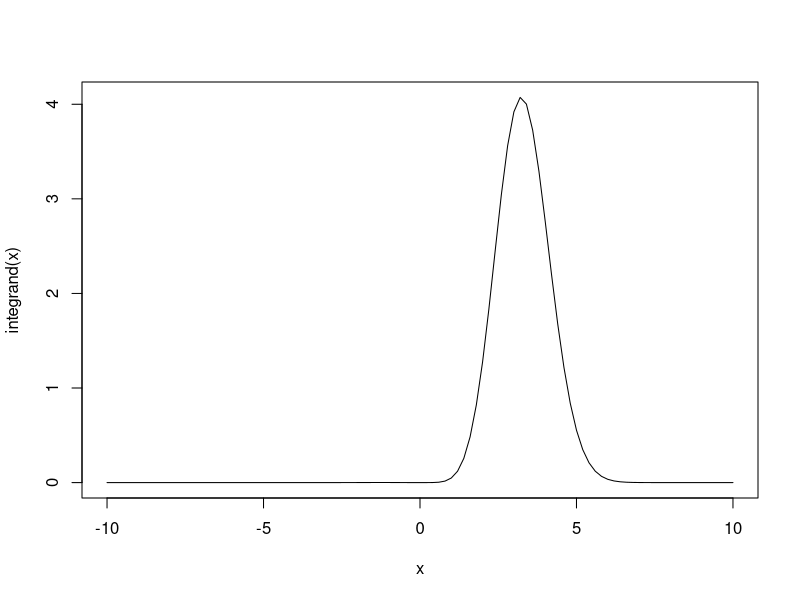
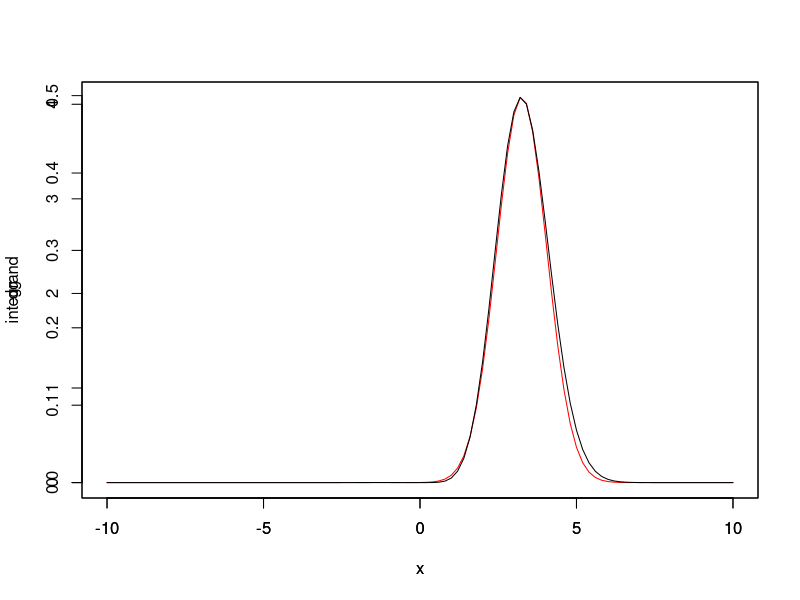

The R source for these figures, in order:
## ---- chunk 1
knitr::opts_chunk$set(echo = TRUE)
## ---- chunk 2
isAppr <- function(n, h, df, dg, rg, ...) {
  x <- rg(n, ...)
  mean( h(x) * df(x) / dg(x, ...) )
}

h <- function(x) x^2
df <- function(x) 0.2 * x^2 * dnorm(x, mean = 2, sd = 1)
rg <- function(n) rnorm(n, mean = 0, sd = 1)
dg <- function(x) dnorm(x, mean = 0, sd = 1)

mySummary <- function(nrep, n, h, df, dg, rg) {
##    browser()
    sim <- replicate(nrep, isAppr(n, h, df, dg, rg))
    return(c(mean(sim), sd(sim)))
}

appr <- mySummary(100, 1000, h, df, dg, rg)
appr <- data.frame("Mean"=appr[1], "Std"=appr[2])

size <- c(10000, 50000)
for (i in size){
   temp <- mySummary(100, i, h, df, dg, rg)
   appr <- rbind(appr,temp)
}
appr         
## ---- chunk 3
h <- function(x) x^2
df <- function(x) 0.2 *x^2 * dnorm(x, mean = 2, sd = 1)
integrand <- function(x) h(x) * df(x)

curve(integrand, from = -10, to = 10)
## ---- chunk 4
dg <- function(x) dnorm(x, mean = 3.25, sd = 0.8)

plot(dg, from = -10, to = 10, col = "red")
par(new = TRUE)
plot.function(integrand, to = 10, from = -10)
## ---- chunk 5
isAppr <- function(n, h, df, dg, rg, ...) {
  x <- rg(n, ...)
  mean( h(x) * df(x) / dg(x, ...) )
}

h <- function(x) x^2
df <- function(x) 0.2 * x^2 * dnorm(x, mean = 2, sd = 1)
rg <- function(n) rnorm(n, mean = 3.25, sd = 0.8)
dg <- function(x) dnorm(x, mean = 3.25, sd = 0.8)

mySummary <- function(nrep, n, h, df, dg, rg) {
##    browser()
    sim <- replicate(nrep, isAppr(n, h, df, dg, rg))
    return(c(mean(sim), sd(sim)))
}

appr <- mySummary(100, 1000, h, df, dg, rg)
appr <- data.frame("Mean"=appr[1], "Std"=appr[2])

size <- c(10000, 50000)
for (i in size){
   temp <- mySummary(100, i, h, df, dg, rg)
   appr <- rbind(appr,temp)
}
appr   
## ---- chunk 6
rBM <- function(n, tgrid, sigma) {
    tt <- c(0, tgrid)
    dt <- diff(tt)
    nt <- length(tgrid)
    dw <- matrix(rnorm(n * nt, sd = sigma * sqrt(dt)), n, nt, byrow = TRUE)
    t(apply(dw, 1, cumsum))
}
## ---- chunk 7
callValLognorm <- function(S0, K, mu, sigma) {
    d <- (log(S0 / K) + mu + sigma^2) / sigma
    S0 * exp(mu + 0.5 * sigma^2) * pnorm(d) - K * pnorm(d - sigma)
}
## ---- chunk 8
optValueAppr <- function(n, r, sigma, S0, K, tgrid) {
    wt <- rBM(n, tgrid, sigma)
    ## payoff of call option on arithmetic average
    nt <- length(tgrid)
    TT <- tgrid[nt]
    St <- S0 * exp((r - sigma^2 / 2) * matrix(tgrid, n, nt, byrow = TRUE) + wt)
    pAri <- pmax(rowMeans(St) - K, 0)
    vAri <- mean(pAri) 
    
    ## underlying asset price
    ST <- St[, nt]
    vAs <- vAri - cov(ST, pAri) / var(ST) * (mean(ST) - exp(r * TT) * S0)
    
    ## value of standard option
    pStd <- pmax(ST - K, 0)
    pStdTrue <- callValLognorm(S0, K, (r - 0.5 * sigma^2) * TT,
                               sigma * sqrt(TT))
    vStd <-  vAri - cov(pStd, pAri) / var(pStd) * (mean(pStd) - pStdTrue)
    ## payoff of call option on geometric average
    pGeo <- pmax(exp(rowMeans(log(St))) - K, 0)
    tbar <- mean(tgrid)
    sBar2 <- sigma^2 / nt^2 / tbar * sum( (2 * seq(nt) - 1) * rev(tgrid) )
    pGeoTrue <- callValLognorm(S0, K, (r - 0.5 * sigma^2) * tbar,
                               sqrt(sBar2 * tbar))
    vGeo <- vAri - cov(pGeo, pAri) / var(pGeo) * (mean(pGeo) - pGeoTrue)
    ## sim <- data.frame(pAri, ST, pStd, pGeo)
    ## result
    return(c(cov(ST, pAri)/(sd(ST) * sd(pAri)), cov(pStd, pAri)/(sd(pStd) * sd(pAri)), cov(pGeo, pAri)/(sd(pGeo) * sd(pAri))))
}
## ---- chunk 9
r <- 0.05; sigma <- 0.5; S0 <-  1; K <-  c(1.2, 1.3, 1.4, 1.5)
tgrid <-  seq(0, 1, length = 12)[-1]

sim <- replicate(200, optValueAppr(5000, r, sigma, S0, 1.1, tgrid))
correlations <- apply(sim, 1, mean)
correlations <- data.frame("S(t) and Arith Asian"=correlations[1], "European and Arith Asian"=correlations[2],
                           "Geo Asian and Arith Asian" = correlations[3])

for (k in K){
  sim <- replicate(200, optValueAppr(5000, r, sigma, S0, k, tgrid))
  correlations <- rbind( correlations, apply(sim, 1, mean))
}
correlations
## ---- chunk 10
r <- 0.05; sigma <- c(0.3, 0.4, 0.5); S0 <-  1; K <-  1.5
tgrid <-  seq(0, 1, length = 12)[-1]

sim <- replicate(200, optValueAppr(5000, r, 0.2, S0, K, tgrid))
correlations <- apply(sim, 1, mean)
correlations <- data.frame("S(t) and Arith Asian"=correlations[1], "European and Arith Asian"=correlations[2],
                           "Geo Asian and Arith Asian" = correlations[3])

for (s in sigma){
  sim <- replicate(200, optValueAppr(5000, r, s, S0, K, tgrid))
  correlations <- rbind( correlations, apply(sim, 1, mean))
}
correlations
## ---- chunk 11
r <- 0.05; sigma <- 0.5; S0 <-  1; K <-  1.5 ; T <- c(0.7, 1, 1.3, 1.6)
tgrid <-  seq(0, 0.4, length = 12)[-1]

sim <- replicate(200, optValueAppr(5000, r, sigma, S0, K, tgrid))
correlations <- apply(sim, 1, mean)
correlations <- data.frame("S(t) and Arith Asian"=correlations[1], "European and Arith Asian"=correlations[2],
                           "Geo Asian and Arith Asian" = correlations[3])

for (t in T){
  tgrid <-  seq(0, t, length = 12)[-1]
  sim <- replicate(200, optValueAppr(5000, r, s, S0, K, tgrid))
  correlations <- rbind( correlations, apply(sim, 1, mean))
}
correlations
## ---- chunk 12
optValueAppr <- function(n, r, sigma, S0, K, tgrid) {
    wt <- rBM(n, tgrid, sigma)
    ## payoff of call option on arithmetic average
    nt <- length(tgrid)
    TT <- tgrid[nt]
    St <- S0 * exp((r - sigma^2 / 2) * matrix(tgrid, n, nt, byrow = TRUE) + wt)
    pAri <- pmax(rowMeans(St) - K, 0)
    vAri <- mean(pAri) 
   
    ## payoff of call option on geometric average
    pGeo <- pmax(exp(rowMeans(log(St))) - K, 0)
    tbar <- mean(tgrid)
    sBar2 <- sigma^2 / nt^2 / tbar * sum( (2 * seq(nt) - 1) * rev(tgrid) )
    pGeoTrue <- callValLognorm(S0, K, (r - 0.5 * sigma^2) * tbar,
                               sqrt(sBar2 * tbar))
    vGeo <- vAri - cov(pGeo, pAri) / var(pGeo) * (mean(pGeo) - pGeoTrue)
    ## sim <- data.frame(pAri, ST, pStd, pGeo)
    ## result
    c(vAri, vAs, vStd, vGeo) * exp(-r * TT)
}
